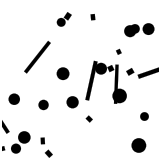
#> input picture evaluation/drlnav_env/envs/map/wenhao_data/test/1008.png, 160 x 160 px, found by its file name; its folder holds 4 pictures in this run
$ python draw_rec.py
#> lines starting #> are read from the running program, lines starting #| are printed output that depends on the picture
import os
import cv2

def add_border(image_path, output_path):
    # 读取图像
    image = cv2.imread(image_path)
#> image is the input picture: shape (160, 160, 3); min 0, max 255, mean 232.5

    # 如果图像为None，表示读取失败
    if image is None:
        print(f"无法读取图像：{image_path}")
        return

    # 检查图像尺寸是否为160x160
    if image.shape[:2] != (160, 160):
        print(f"图像尺寸不是160x160：{image_path}")
        return

    # 添加黑色边框
    bordered_image = cv2.rectangle(image, (0, 0), (159, 159), (0, 0, 0), 2)
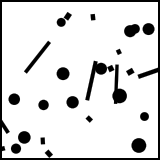
#> bordered_image: shape (160, 160, 3); min 0, max 255, mean 219.9

    # 保存图像
    cv2.imwrite(output_path, bordered_image)
    print(f"已保存图像：{output_path}")

def process_images_in_folder(folder_path):
    # 确保输出目录存在
    output_folder = os.path.join(folder_path, "output")
    os.makedirs(output_folder, exist_ok=True)

    # 遍历文件夹下的所有文件
    for filename in os.listdir(folder_path):
        if filename.endswith((".jpg", ".jpeg", ".png")):
            # 构造输入和输出文件路径
            input_path = os.path.join(folder_path, filename)
            output_path = os.path.join(output_folder, filename)

            # 添加边框并保存图像
            add_border(input_path, output_path)
#> pass 2 of the loop in process_images_in_folder, `for filename in os.listdir(folder_path):`:
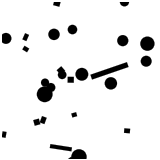
#> input picture evaluation/drlnav_env/envs/map/wenhao_data/test/1018.png, 160 x 160 px, found by its file name
#> in add_border, image is the input picture: shape (160, 160, 3); min 0, max 255, mean 235.5
#> in add_border (call 2), `bordered_image = cv2.rectangle(image, (0, 0), (159, 159), (0, 0, 0), 2)`:
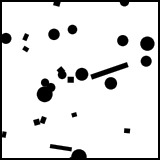
#> bordered_image: shape (160, 160, 3); min 0, max 255, mean 223.1
#> pass 3 of the loop in process_images_in_folder, `for filename in os.listdir(folder_path):`:
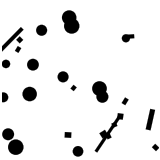
#> input picture evaluation/drlnav_env/envs/map/wenhao_data/test/102.png, 160 x 160 px, found by its file name
#> in add_border, image is the input picture: shape (160, 160, 3); min 0, max 255, mean 233.2
#> in add_border (call 3), `bordered_image = cv2.rectangle(image, (0, 0), (159, 159), (0, 0, 0), 2)`:
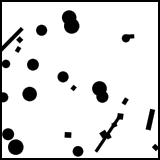
#> bordered_image: shape (160, 160, 3); min 0, max 255, mean 220.6
#> the loop made 4 passes; the first 3 are shown

if __name__ == "__main__":
    # 指定文件夹路径
    folder_path = "/home/user/diffusion/drlnav_env-main/envs/map/wenhao_data/test"  # 修改为你的文件夹路径

    # 处理文件夹下的所有图像
    process_images_in_folder(folder_path)
